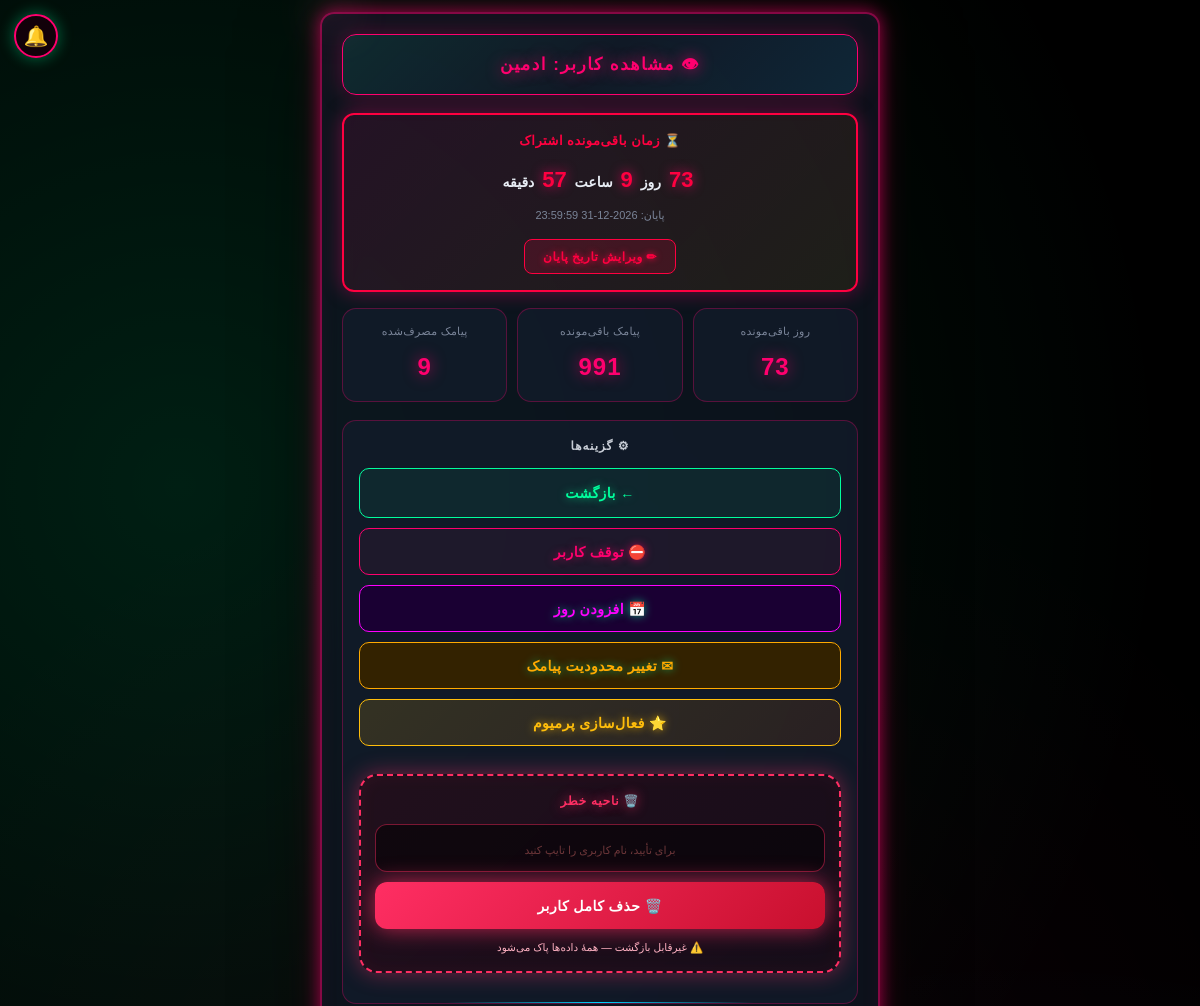
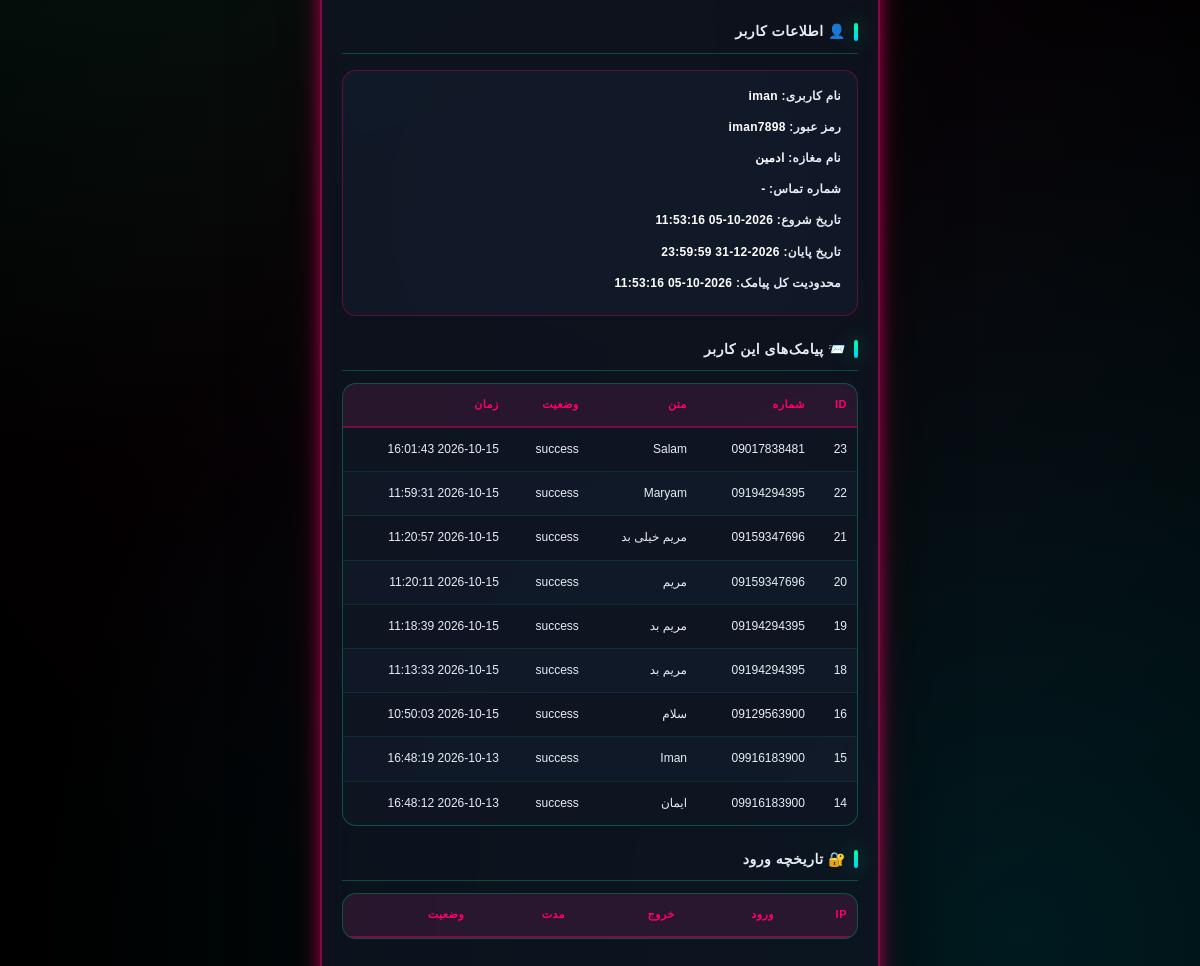
Page /admin/user/1 (signed in) on the committed database (2 pictures, top to bottom).
### tables this page shows
CREATE TABLE users (
        id INTEGER PRIMARY KEY AUTOINCREMENT,
        username TEXT UNIQUE NOT NULL,
        password TEXT NOT NULL,
        shop_name TEXT,
        phone TEXT,
        start_date TIMESTAMP DEFAULT CURRENT_TIMESTAMP,
        end_date TIMESTAMP,
        status TEXT DEFAULT 'active',
        created_at TIMESTAMP DEFAULT CURRENT_TIMESTAMP, sms_limit INTEGER DEFAULT 1000, theme TEXT DEFAULT 'neon', shop_image TEXT DEFAULT '', shop_banner TEXT DEFAULT '', shop_code TEXT, points INTEGER DEFAULT 0);

CREATE TABLE sent_sms (
        id INTEGER PRIMARY KEY AUTOINCREMENT,
        user_id INTEGER, phone TEXT, message TEXT, status TEXT,
        created_at TIMESTAMP DEFAULT CURRENT_TIMESTAMP);

### app.py (the view)
@app.route("/admin/user/<int:user_id>")
@admin_required
def admin_user_detail(user_id):
    user = get_user(user_id)
    if not user:
        return "کاربر پیدا نشد", 404
    premium_status = get_premium_status(user_id)
    return render_template("admin_user_detail.html",
        user=user,
        user_sms=get_all_sms(100, user_id=user_id),
        user_logins=get_user_logins(user_id, limit=50),
        sms_count=count_sms(user_id=user_id),
        sms_left=sms_remaining(user_id),
        days_left=days_remaining(user_id),
        time_left=time_remaining_detailed(user_id),
        premium=premium_status)

### app.py (called while the page is built)
@app.context_processor
def inject_global_settings():
    try:
        if session.get("is_admin"):
            s = get_admin_settings()
        elif session.get("user_id"):
            s = get_user_settings(session["user_id"])
        else:
            s = {"avatar": None, "bg": None, "theme": "neon"}
    except Exception:
        s = {"avatar": None, "bg": None, "theme": "neon"}
    return {"current_settings": s}

@app.after_request
def _security_headers(response):
    if response.content_type and 'text/html' in response.content_type:
        response.headers["Cache-Control"] = "no-store, no-cache, must-revalidate, max-age=0"
        response.headers["Pragma"] = "no-cache"
        response.headers["Expires"] = "0"
    """هدرهای امنیتی"""
    response.headers["X-Content-Type-Options"] = "nosniff"
    response.headers["X-Frame-Options"] = "SAMEORIGIN"
    response.headers["X-XSS-Protection"] = "1; mode=block"
    response.headers["Referrer-Policy"] = "no-referrer"
    response.headers["Permissions-Policy"] = "geolocation=(), microphone=(), camera=()"
    return response

def admin_required(f):
    @wraps(f)
    def decorated(*args, **kwargs):
        if session.get("user_id"):
            session.clear()
            return redirect(url_for("admin_login"))
        if not session.get("is_admin"):
            return redirect(url_for("admin_login"))
        return f(*args, **kwargs)
    return decorated

### database.py (called while the page is built, shortened)
def get_user(user_id):
    conn = sqlite3.connect(DB_PATH)
    c = conn.cursor()
    c.execute("SELECT * FROM users WHERE id=?", (user_id,))
    row = c.fetchone()
    conn.close()
    return row

def get_user_settings(user_id):
    import time
    now = time.time()
    key = f'settings_{user_id}'
    if key in _CACHE and (now - _CACHE_TIME.get(key, 0)) < CACHE_TTL:
        return _CACHE[key]

def days_remaining(user_id):
    conn = sqlite3.connect(DB_PATH)
    c = conn.cursor()
    c.execute("SELECT end_date FROM users WHERE id=?", (user_id,))
    row = c.fetchone()
    conn.close()
    if not row or not row[0]:
        return 0
    end = _dt.strptime(row[0], "%Y-%m-%d %H:%M:%S")
    diff = (end - _dt.now()).days
    return max(diff, 0)

def get_user_logins(user_id, limit=100):
    conn = sqlite3.connect(DB_PATH)
    c = conn.cursor()
    c.execute("SELECT * FROM login_logs WHERE user_id=? ORDER BY id DESC LIMIT ?", (user_id, limit))
    rows = c.fetchall()
    conn.close()
    return rows

def get_admin_settings():
    return get_user_settings(ADMIN_ID)

### templates/admin_user_detail.html (shortened to what this page needs)
<!DOCTYPE html>
<html lang="fa" dir="rtl">
<head><link rel="stylesheet" href="/static/style.css"><link href="https://cdn.jsdelivr.net/gh/rastikerdar/vazirmatn@v33.003/Vazirmatn-font-face.css" rel="stylesheet">
<link rel="stylesheet" href="/static/scroll-fix.css"><link rel="icon" type="image/png" href="/static/icons/icon-192.png"><link rel="apple-touch-icon" href="/static/apple-touch-icon.png"></head>
<body class="matrix-bg admin-view">
<div class="container">
    <div class="header-bar red-header"><div class="header-title red-title">👁 مشاهده کاربر: {{ user[3] or user[1] }}</div></div>
    <div class="time-box {% if time_left.expired %}expired{% endif %}">
        {% if time_left.expired %}
            <div class="time-title">⛔ اشتراک تمام شده</div>
            <div class="time-text">لطفاً اشتراک را تمدید کنید</div>
        {% else %}
            <div class="time-title">⏳ زمان باقی‌مونده اشتراک</div>
            <div class="time-count">
                <span class="time-num">{{ time_left.days }}</span> روز
                <span class="time-num">{{ time_left.hours }}</span> ساعت
                <span class="time-num">{{ time_left.minutes }}</span> دقیقه
            </div>
            <div class="time-end">پایان: {{ time_left.end_date }}</div>
        {% endif %}
        <button type="button" class="btn-edit-time" onclick="openEditTimeModal()">✏ ویرایش تاریخ پایان</button>
    </div>
    <div class="stats">
        <div class="stat-box red-box">
            <span class="stat-label">روز باقی‌مونده</span>
            <span class="stat-value red-value">{{ days_left }}</span>
        </div>
        <div class="stat-box red-box">
            <span class="stat-label">پیامک باقی‌مونده</span>
            <span class="stat-value red-value">{{ sms_left }}</span>
        </div>
        <div class="stat-box red-box">
            <span class="stat-label">پیامک مصرف‌شده</span>
            <span class="stat-value red-value">{{ sms_count }}</span>
        </div>
    </div>
    <div class="footer-box red-footer">
        <div class="footer-title red-title">⚙ گزینه‌ها</div>
        <div class="footer-actions">
            <a href="/admin/dashboard" class="btn-nav">← بازگشت</a>
            {% if user[7] == 'active' %}
                <form method="post" action="/admin/user/{{ user[0] }}/suspend" style="display:contents;">
                    <button type="submit" class="btn-reset">⛔ توقف کاربر</button>
                </form>
            {% else %}
                <form method="post" action="/admin/user/{{ user[0] }}/activate" style="display:contents;">
                    <button type="submit" class="btn-nav" style="background:#003300;color:#00ff41;">✅ فعال‌سازی</button>
                </form>
            {% endif %}
            <button type="button" class="btn-nav" style="background:#1a0033;color:#ff00ff;border-color:#ff00ff;" onclick="openExtendModal()">📅 افزودن روز</button>
            <button type="button" class="btn-nav" style="background:#332200;color:#ffaa00;border-color:#ffaa00;" onclick="openLimitModal()">✉ تغییر محدودیت پیامک</button>
            {% if premium and premium.active %}
            <form method="post" action="/admin/user/{{ user[0] }}/premium/revoke" style="display:contents;" onsubmit="return confirm('لغو پرمیوم؟')">
                <button type="submit" class="btn-nav" style="background:#330000;color:#ff0040;border-color:#ff0040;">⭐ لغو پرمیوم</button>
            </form>
            {% else %}
            <button type="button" class="btn-nav premium-btn" onclick="openPremiumModal()">⭐ فعال‌سازی پرمیوم</button>
        <div class="delete-zone">
            <div class="del-zone-title">🗑️ ناحیه خطر</div>
            <form method="POST" action="/admin/user/{{ user[0] }}/delete" onsubmit="return verifyDelete(this, '{{ user[1] }}')">
                <input type="text" name="confirm_name" class="del-input" placeholder="برای تأیید، نام کاربری را تایپ کنید" autocomplete="off" required>
                <button type="submit" class="del-btn">🗑️ حذف کامل کاربر</button>
            </form>
            <div class="del-warn">⚠️ غیرقابل بازگشت — همهٔ داده‌ها پاک می‌شود</div>
        </div>
            {% endif %}
        </div>
    </div>
    <h2 class="red-title">👤 اطلاعات کاربر</h2>
    <div class="send-form-box red-form">
        <div class="form-label">نام کاربری: <span style="color:#fff;">{{ user[1] }}</span></div>
        <div class="form-label">رمز عبور: <span style="color:#fff;">{{ user[2] }}</span></div>
        <div class="form-label">نام مغازه: <span style="color:#fff;">{{ user[3] or '-' }}</span></div>
        <div class="form-label">شماره تماس: <span style="color:#fff;">{{ user[4] or '-' }}</span></div>
        <div class="form-label">تاریخ شروع: <span style="color:#fff;">{{ user[5] }}</span></div>
        <div class="form-label">تاریخ پایان: <span style="color:#fff;">{{ user[6] }}</span></div>
        <div class="form-label">محدودیت کل پیامک: <span style="color:#fff;">{{ user[8] }}</span></div>
    </div>
    <h2 class="red-title">📨 پیامک‌های این کاربر</h2>
    <div class="table-wrap">
        <table>
            <tr><th>ID</th><th>شماره</th><th>متن</th><th>وضعیت</th><th>زمان</th></tr>
            {% for row in user_sms %}
            <tr><td>{{ row[0] }}</td><td>{{ row[2] }}</td><td>{{ row[3] }}</td><td>{{ row[4] }}</td><td>{{ row[5] }}</td></tr>
            {% endfor %}
        </table>
    </div>
    <h2 class="red-title">🔐 تاریخچه ورود</h2>
    <div class="table-wrap">
        <table>
            <tr><th>IP</th><th>ورود</th><th>خروج</th><th>مدت</th><th>وضعیت</th></tr>
        </table>
    </div>
</div>
{% include "_global_bg.html" %}
<a href="#" id="notifBellLink" class="notif-bell" title="اعلان‌ها">
🔔
</a>
</body></html>

### static/scroll-fix.css (style rules this page uses)
html { overflow-x:hidden!important;overflow-y:scroll!important;height:auto!important;max-height:none!important;min-height:100%!important }
body { overflow-x:clip!important;overflow-y:visible!important;height:auto!important;max-height:none!important;min-height:100vh!important;position:relative!important }
.container,.container-fluid,.wrap,main,.content,#app,#root { overflow:visible!important;overflow-y:visible!important;height:auto!important;max-height:none!important;padding-bottom:120px!important;margin-bottom:0!important }
body::before,body::after { pointer-events:none!important }

### static/app-feel.css (style rules this page uses)
* { -webkit-tap-highlight-color:transparent;-webkit-touch-callout:none }
html,body { overscroll-behavior:none;-webkit-overflow-scrolling:touch }
body { user-select:none;-webkit-user-select:none }
input,textarea { user-select:text !important;-webkit-user-select:text !important }
button,a.btn,.ni,.tab,.cat,.main-cat,.prod,.shop,.cart { transition:transform .15s ease,box-shadow .3s ease; }
.page-fade { animation:pageFade .3s ease-out }

### templates/admin_user_detail.html (style rules this page uses)
body,input,textarea,button,select { font-family:"Vazirmatn","Segoe UI",Tahoma,sans-serif !important; }
.delete-zone { margin:18px 0 14px;padding:16px 14px;background:linear-gradient(135deg,rgba(60,0,15,.4),rgba(30,0,10,.45));border:2px dashed #ff2e63;border-radius:18px;box-shadow:0 0 22px rgba(255,46,99,.45),inset 0 0 18px rgba(255,46,99,.06) }
.del-zone-title { text-align:center;font-size:12px;font-weight:900;color:#ff2e63;text-shadow:0 0 12px rgba(255,46,99,.8);margin-bottom:12px;letter-spacing:.8px;animation:delPulse 2.5s ease-in-out infinite }
.del-input { width:100%;background:rgba(0,0,0,.5);color:#ffb4c4;border:1.5px solid rgba(255,46,99,.45);border-radius:12px;padding:12px;font-family:inherit;font-size:13px;text-align:center;direction:ltr;margin-bottom:10px;transition:.25s;box-sizing:border-box }
.del-input::placeholder { color:#a55;font-size:11px }
.del-btn { width:100%;background:linear-gradient(135deg,#ff2e63,#c8102e);color:#fff;border:none;border-radius:12px;padding:14px;font-family:inherit;font-size:14px;font-weight:900;cursor:pointer;box-shadow:0 0 22px rgba(255,46,99,.7);transition:.3s;position:relative;overflow:hidden }
.del-btn::before { content:"";position:absolute;top:0;left:-100%;width:100%;height:100%;background:linear-gradient(90deg,transparent,rgba(255,255,255,.35),transparent);animation:delSweep 3s ease-in-out infinite }
.del-warn { margin-top:10px;text-align:center;font-size:10.5px;color:#ffb4c4;line-height:1.6 }

### rows in the picture
users: shop_name "ادمین", end_date "2026-12-31 23:59:59", username "iman", password "iman7898", start_date "2026-10-05 11:53:16", created_at "2026-10-05 11:53:16"
sent_sms: id "23", phone "09017838481", message "Salam", status "success", created_at "2026-10-15 16:01:43"
sent_sms: id "22", phone "09194294395", message "Maryam", status "success", created_at "2026-10-15 11:59:31"
sent_sms: id "21", phone "09159347696", message "مریم خیلی بد", status "success", created_at "2026-10-15 11:20:57"
sent_sms: id "20", phone "09159347696", message "مریم", status "success", created_at "2026-10-15 11:20:11"
sent_sms: id "19", phone "09194294395", message "مریم بد", status "success", created_at "2026-10-15 11:18:39"
sent_sms: id "18", phone "09194294395", message "مریم بد", status "success", created_at "2026-10-15 11:13:33"
sent_sms: id "16", phone "09129563900", message "سلام", status "success", created_at "2026-10-15 10:50:03"
sent_sms: id "15", phone "09916183900", message "Iman", status "success", created_at "2026-10-13 16:48:19"
sent_sms: id "14", phone "09916183900", message "ایمان", status "success", created_at "2026-10-13 16:48:12"

### other values in the picture
{{ time_left.days }} "73"
{{ time_left.hours }} "9"
{{ time_left.minutes }} "57"
{{ days_left }} "73"
{{ sms_left }} "991"
{{ sms_count }} "9"
{{ user[4] or '-' }} "-"
